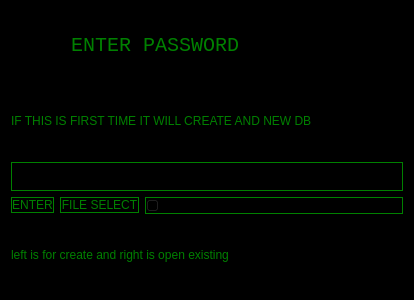
<?xml version="1.0" encoding="UTF-8"?>
<ui version="4.0">
 <class>password</class>
 <widget class="QWidget" name="password">
  <property name="geometry">
   <rect>
    <x>0</x>
    <y>0</y>
    <width>414</width>
    <height>300</height>
   </rect>
  </property>
  <property name="windowTitle">
   <string>Form</string>
  </property>
  <property name="styleSheet">
   <string>
    background-color: black; 
    color: green; 
    font-family: 'Courier New', Courier, monospace; 
   </string>
  </property>
  <layout class="QGridLayout" name="gridLayout">
   <item row="0" column="0">
    <widget class="QLabel" name="label">
     <property name="font">
      <font>
       <family>Courier New</family>
       <pointsize>15</pointsize>
      </font>
     </property>
     <property name="text">
      <string>     ENTER PASSWORD</string>
     </property>
    </widget>
   </item>
   <item row="1" column="0">
    <widget class="QLabel" name="label_2">
     <property name="text">
      <string>IF THIS IS FIRST TIME IT WILL CREATE AND NEW DB</string>
     </property>
     <property name="wordWrap">
      <bool>true</bool>
     </property>
    </widget>
   </item>
   <item row="2" column="0">
    <widget class="QLineEdit" name="passwordLineEdit">
     <property name="maximumSize">
      <size>
       <width>16777215</width>
       <height>29</height>
      </size>
     </property>
     <property name="styleSheet">
      <string>background-color: black; color: green; font-family: 'Courier New'; border: 1px solid green;</string>
     </property>
     <property name="echoMode">
      <enum>QLineEdit::EchoMode::Password</enum>
     </property>
    </widget>
   </item>
   <item row="3" column="0">
    <layout class="QHBoxLayout" name="horizontalLayout">
     <item>
      <widget class="QPushButton" name="pushButton">
       <property name="styleSheet">
        <string>
        background-color: black; 
        color: green; 
        border: 1px solid green;
        </string>
       </property>
       <property name="text">
        <string>ENTER</string>
       </property>
       <property name="iconSize">
        <size>
         <width>20</width>
         <height>20</height>
        </size>
       </property>
      </widget>
     </item>
     <item>
      <widget class="QPushButton" name="pushButton_2">
       <property name="styleSheet">
        <string>
        background-color: black; 
        color: green; 
        border: 1px solid green;
        </string>
       </property>
       <property name="text">
        <string>FILE SELECT</string>
       </property>
       <property name="iconSize">
        <size>
         <width>20</width>
         <height>20</height>
        </size>
       </property>
      </widget>
     </item>
     <item>
            <widget class="QSlider" name="horizontalSlider">
       <property name="maximum">
        <number>1</number>
       </property>
       <property name="pageStep">
        <number>1</number>
       </property>
       <property name="orientation">
        <enum>Qt::Orientation::Horizontal</enum>
       </property>
       <property name="styleSheet">
        <string>
        background-color: black; 
        color: green; 
        border: 1px solid green;
        </string>
       </property>
      </widget>
     </item>
    </layout>
   </item>
   <item row="4" column="0">
    <widget class="QLabel" name="label_3">
     <property name="text">
      <string>left is for create and right is open existing </string>
     </property>
     <property name="wordWrap">
      <bool>true</bool>
     </property>
    </widget>
   </item>
  </layout>
 </widget>
 <resources/>
 <connections/>
</ui>
